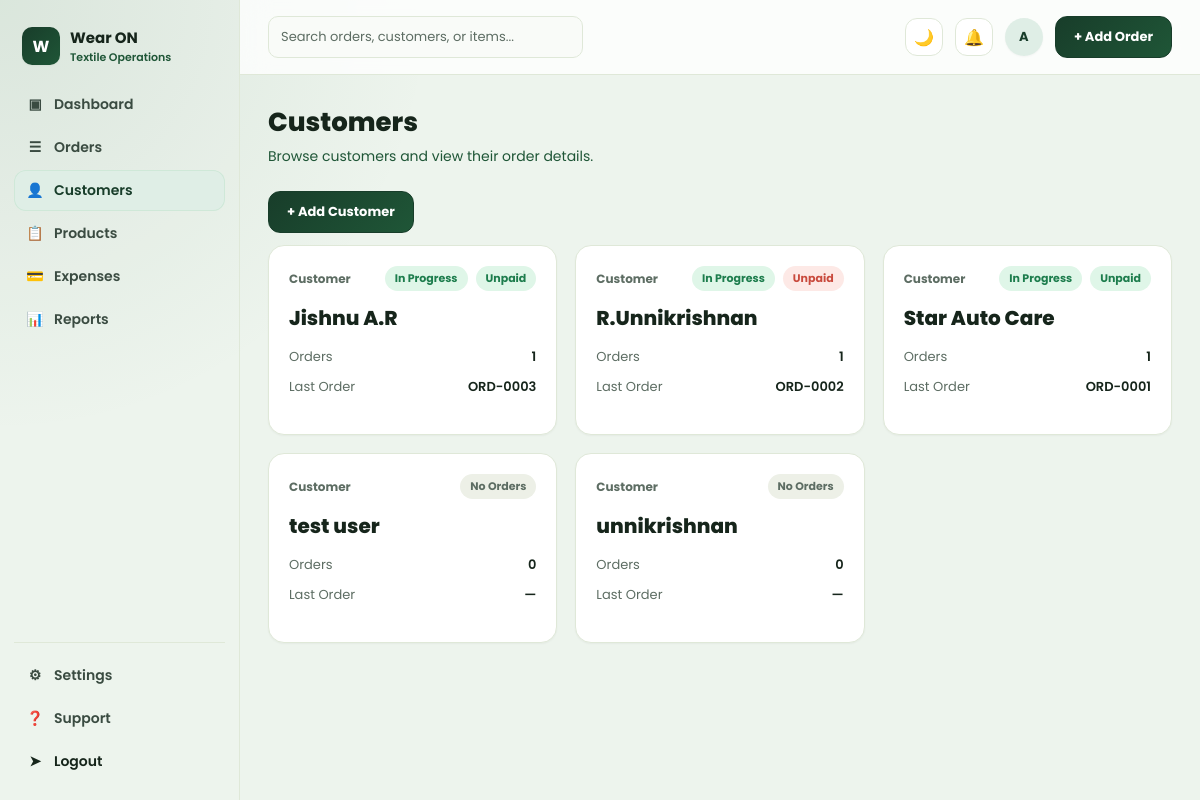
The app's page /customers/ (signed in), older data.
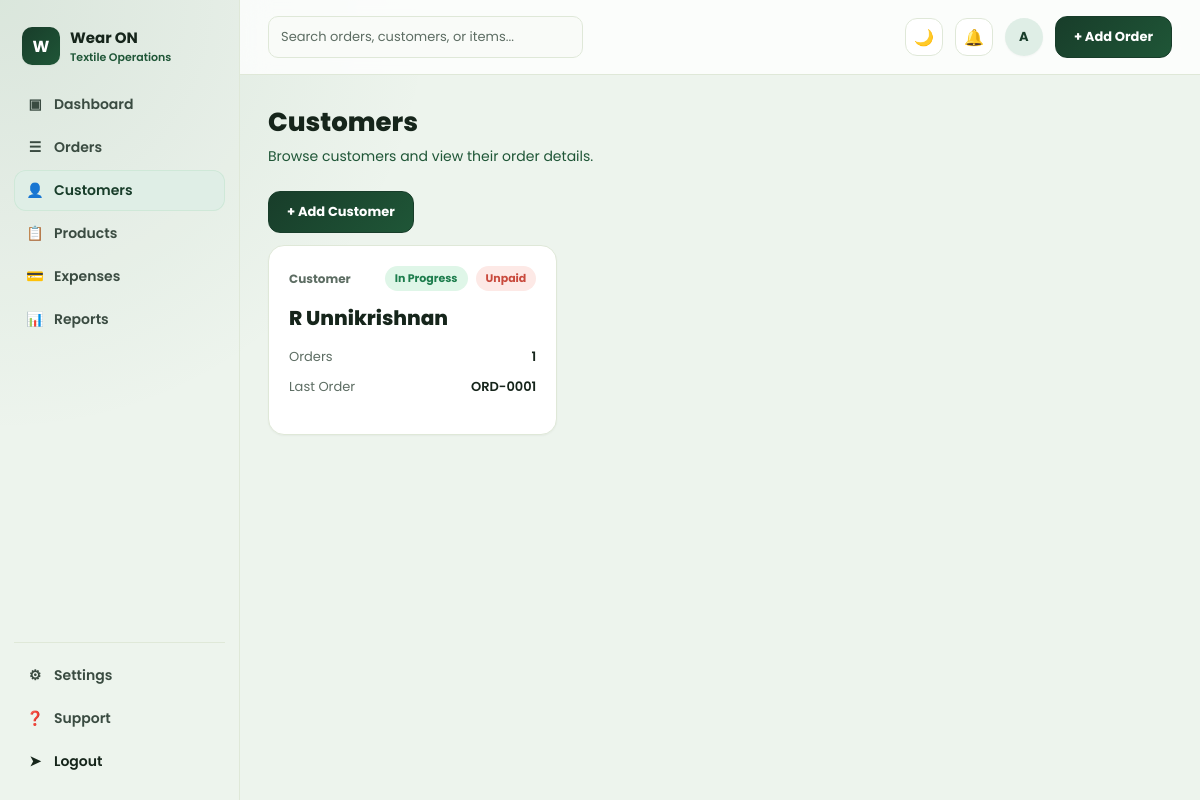
The same page, newer data.
### orders/models.py (models this page shows, shortened)
class Customer(models.Model):
    name = models.CharField(max_length=150)
    company_name = models.CharField(max_length=150, blank=True)
    email = models.EmailField(blank=True)
    phone = models.CharField(max_length=20, blank=True)
    address = models.TextField(blank=True)
    created_at = models.DateTimeField(auto_now_add=True)
    class Meta:
        ordering = ["name"]

class Order(models.Model):
    STATUS_PENDING = "pending"
    STATUS_IN_PROGRESS = "in_progress"
    STATUS_FINISHED = "finished"
    STATUS_CANCELLED = "cancelled"
    STATUS_CHOICES = [
        (STATUS_PENDING, "Pending"),
        (STATUS_IN_PROGRESS, "In Progress"),
        (STATUS_FINISHED, "Finished"),
        (STATUS_CANCELLED, "Cancelled"),
    ]
    PRIORITY_LOW = "low"
    PRIORITY_MEDIUM = "medium"
    PRIORITY_HIGH = "high"
    PRIORITY_CHOICES = [
        (PRIORITY_LOW, "Low"),
        (PRIORITY_MEDIUM, "Medium"),
        (PRIORITY_HIGH, "High"),
    ]
    PAYMENT_METHOD_BANK = "bank_transfer"
    PAYMENT_METHOD_CHECK = "check"
    PAYMENT_METHOD_CARD = "card"
    PAYMENT_METHOD_ONLINE = "online_payment"
    PAYMENT_METHOD_OTHER = "other"
    PAYMENT_METHOD_CHOICES = [
        ("", "Select payment method"),
        (PAYMENT_METHOD_BANK, "Bank Transfer"),
        (PAYMENT_METHOD_CHECK, "Check"),
        (PAYMENT_METHOD_CARD, "Card"),
        (PAYMENT_METHOD_ONLINE, "Online Payment"),
        (PAYMENT_METHOD_OTHER, "Other"),
    ]
    order_number = models.CharField(max_length=20, unique=True, editable=False)
    customer = models.ForeignKey(Customer, on_delete=models.CASCADE, related_name="orders")
    status = models.CharField(max_length=20, choices=STATUS_CHOICES, default=STATUS_IN_PROGRESS)
    is_paid = models.BooleanField(default=False)
    order_date = models.DateField(default=timezone.localdate)
    expected_delivery_date = models.DateField(null=True, blank=True)
    reference_number = models.CharField("Reference / PO Number", max_length=50, blank=True)
    shipping_address = models.TextField(blank=True, help_text="Leave blank to use customer address")
    assigned_tailor = models.CharField(max_length=100, blank=True)
    priority = models.CharField(max_length=10, choices=PRIORITY_CHOICES, default=PRIORITY_MEDIUM)
    discount_percent = models.DecimalField(max_digits=5, decimal_places=2, default=0)
    amount_paid = models.DecimalField(max_digits=10, decimal_places=2, default=Decimal("0.00"))
    payment_method = models.CharField(
        max_length=30,
        choices=PAYMENT_METHOD_CHOICES,
        blank=True,
        default="",
    )
    payment_method_details = models.CharField(max_length=255, blank=True)
    customer_notes = models.TextField(blank=True)
    created_at = models.DateTimeField(auto_now_add=True)
    updated_at = models.DateTimeField(auto_now=True)
    class Meta:
        ordering = ["-created_at"]
    @property
    def subtotal(self):
        total = sum((item.subtotal for item in self.items.all()), Decimal("0"))
        return total.quantize(Decimal("0.01"))
    @property
    def discount_amount(self):
        return (self.subtotal * self.discount_percent / Decimal("100")).quantize(Decimal("0.01"))
    @property
    def grand_total(self):
        return self.subtotal - self.discount_amount
    @property
    def payment_status_label(self):
        if self.amount_paid >= self.grand_total and self.grand_total > Decimal("0"):
            return "Paid"
        if self.amount_paid > Decimal("0"):
            return "Partial"
        return "Unpaid"

class OrderItem(models.Model):
    order = models.ForeignKey(Order, on_delete=models.CASCADE, related_name="items")
    fabric = models.ForeignKey(
        Fabric, on_delete=models.SET_NULL, related_name="order_items", null=True, blank=True
    )
    item_name = models.CharField(max_length=150)
    description = models.CharField(max_length=255, blank=True)
    quantity = models.DecimalField(max_digits=10, decimal_places=2, default=1)
    unit_price = models.DecimalField("Rate", max_digits=10, decimal_places=2, default=0)
    @property
    def subtotal(self):
        return self.quantity * self.unit_price

### orders/views.py (the view)
# urls.py: path("customers/", views.customer_list, name="customer-list"),
@login_required
def customer_list(request):
    customers = Customer.objects.order_by("name").prefetch_related("orders")
    return render(request, "orders/customer_list.html", {"customers": customers})

### orders/templates/orders/customer_list.html (shortened to what this page needs)
{% extends "base.html" %}
{% load humanize %}
{% block content %}
<h1 class="page-title">Customers</h1>
<p class="page-sub">Browse customers and view their order details.</p>
<div style="margin-bottom:12px;">
  <a href="{% url 'customer-create' %}?next={% url 'customer-list' %}" class="btn btn-primary">+ Add Customer</a>
</div>
<div class="order-grid">
  {% for customer in customers %}
  {% with first_order=customer.orders.first %}
  <a href="{% url 'customer-detail' customer.pk %}" class="card order-card customer-card">
    <div class="order-card-top">
      <span class="order-id">Customer</span>
      {% if first_order %}
      <div class="pill-row">
        <span class="pill pill-{{ first_order.status }}">{{ first_order.get_status_display }}</span>
        <span class="pill pill-{{ first_order.is_paid|yesno:"paid,unpaid" }}">{{ first_order.payment_status_label }}</span>
      </div>
      {% else %}
      <span class="pill pill-pending">No Orders</span>
      {% endif %}
    </div>
    <div class="order-name">{{ customer.name }}</div>
    <div class="kv-row"><span class="k">Orders</span><span class="v">{{ customer.orders.count }}</span></div>
    <div class="kv-row"><span class="k">Last Order</span><span class="v">{{ first_order.order_number|default:'—' }}</span></div>
  </a>
  {% endwith %}
  {% empty %}
  <div class="empty-state">No customers available.</div>
  {% endfor %}
</div>
{% endblock %}

Row changes from the older to the newer data that the page shows:
removed Customer: orders.first.status "In Progress", orders.first.payment_status_label "Unpaid", name "Jishnu A.R", orders.count "1", orders.first.order_number "ORD-0003"
removed Customer: orders.first.status "In Progress", orders.first.payment_status_label "Unpaid", name "R.Unnikrishnan", orders.count "1", orders.first.order_number "ORD-0002"
removed Customer: orders.first.status "In Progress", orders.first.payment_status_label "Unpaid", name "Star Auto Care", orders.count "1", orders.first.order_number "ORD-0001"
removed Customer: shows "No Orders", name "test user", orders.count "0", orders.first.order_number "—"
removed Customer: shows "No Orders", name "unnikrishnan", orders.count "0", orders.first.order_number "—"
added Customer: orders.first.status "In Progress", orders.first.payment_status_label "Unpaid", name "R Unnikrishnan", orders.count "1", orders.first.order_number "ORD-0001"
